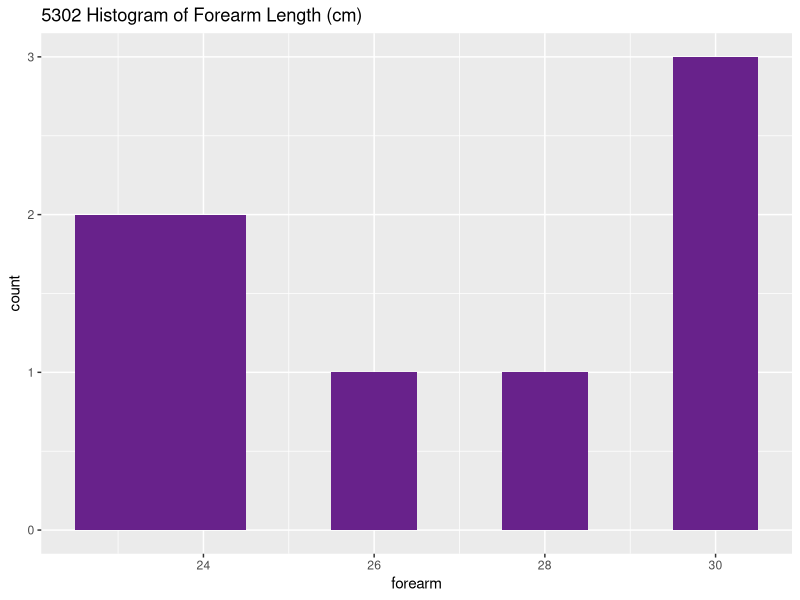
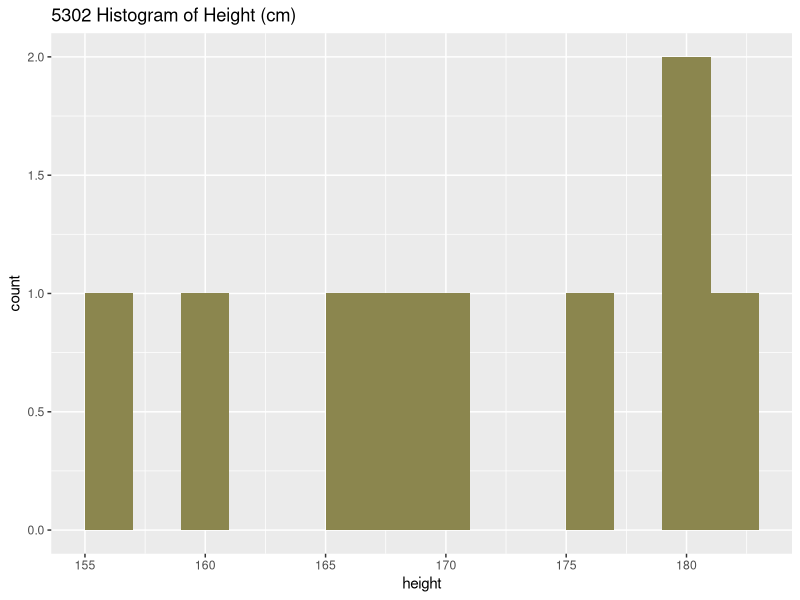
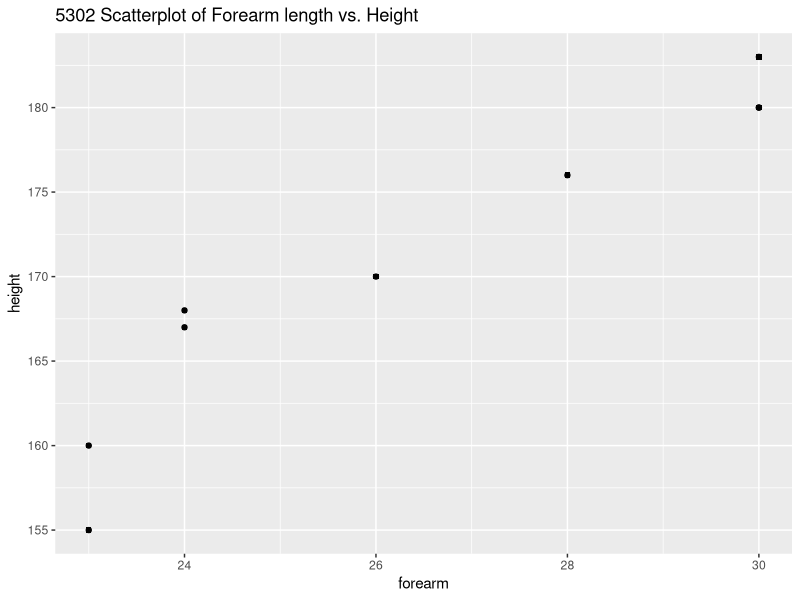
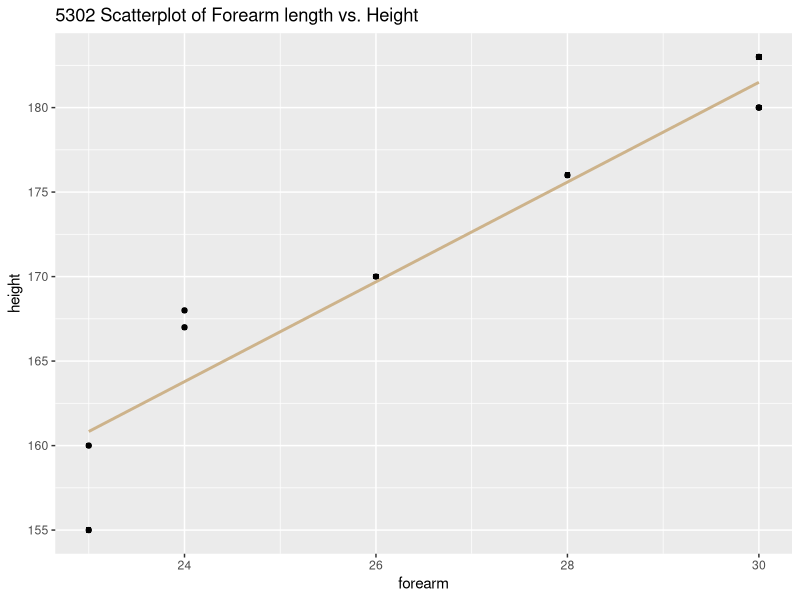

Write the R code that produced these figures, in order.
## ---- chunk 1
library(tidyverse)
## ---- chunk 2
height <- c(167, 180, 170, 183, 180, 155, 176, 168, 160)
forearm <- c(24, 30, 26, 30, 30, 23, 28, 24, 23)
f_to_h <- data.frame(forearm, height)

ggplot(f_to_h, aes(x=forearm)) + ggtitle("5302 Histogram of Forearm Length (cm)")+
  geom_histogram(binwidth = 1, fill = "darkorchid4")

## ---- chunk 3
summary(f_to_h$forearm)
## ---- chunk 4
ggplot(f_to_h, aes(x=height)) + ggtitle("5302 Histogram of Height (cm)")+
  geom_histogram(binwidth = 2, fill = "khaki4")
## ---- chunk 5
summary(f_to_h$height)
## ---- chunk 6
sp <- ggplot(f_to_h, aes(x=forearm, y=height)) + 
  ggtitle("5302 Scatterplot of Forearm length vs. Height ") + geom_point(shape = 15)
sp + geom_point() 
## ---- chunk 7
sp2<- sp+ geom_point() + 
  stat_smooth(method=lm, se = FALSE, colour = "navajowhite3")
sp2
## ---- chunk 8
lfit = lm(f_to_h$height ~ f_to_h$forearm)
summary(lfit)
